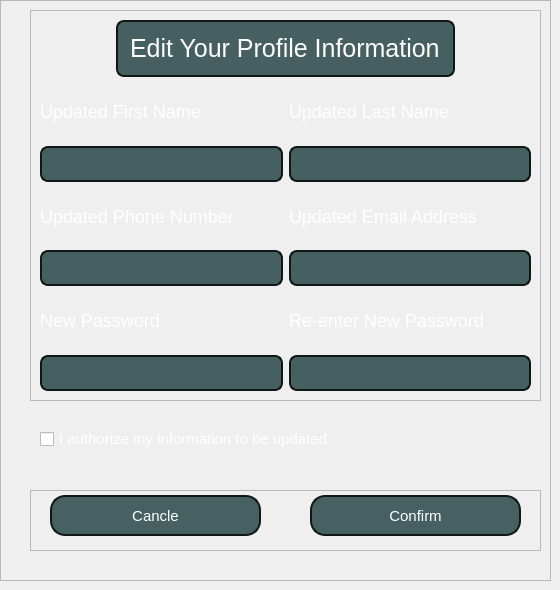
       <widget class="QWidget" name="profilePage">
        <widget class="QFrame" name="driverForm_2">
         <property name="geometry">
          <rect>
           <x>0</x>
           <y>0</y>
           <width>551</width>
           <height>581</height>
          </rect>
         </property>
         <property name="frameShape">
          <enum>QFrame::Shape::StyledPanel</enum>
         </property>
         <property name="frameShadow">
          <enum>QFrame::Shadow::Raised</enum>
         </property>
         <widget class="QFrame" name="frame_7">
          <property name="geometry">
           <rect>
            <x>30</x>
            <y>490</y>
            <width>511</width>
            <height>61</height>
           </rect>
          </property>
          <property name="frameShape">
           <enum>QFrame::Shape::StyledPanel</enum>
          </property>
          <property name="frameShadow">
           <enum>QFrame::Shadow::Raised</enum>
          </property>
          <widget class="QPushButton" name="confirmEdit_btn">
           <property name="geometry">
            <rect>
             <x>270</x>
             <y>0</y>
             <width>231</width>
             <height>51</height>
            </rect>
           </property>
           <property name="font">
            <font>
             <family>Arial</family>
             <pointsize>-1</pointsize>
             <bold>false</bold>
            </font>
           </property>
           <property name="cursor">
            <cursorShape>PointingHandCursor</cursorShape>
           </property>
           <property name="styleSheet">
            <string notr="true">QPushButton {
    background-color: #476061;
    color: #FFFFFF;
    font-size: 15px;
    padding: 10px 10px;

    /* Border and Shape */
    border: 2px solid #101717; 
    border-radius: 15px; 
    margin: 5px 10px 5px 10px;
    text-align: center;
}

/* Style for hover over button */
QPushButton:pressed {
    background-color: #4A5C66;
    border: 2px solid #FFFFFF;
}</string>
           </property>
           <property name="text">
            <string>Confirm</string>
           </property>
          </widget>
          <widget class="QPushButton" name="cancleEdit_btn">
           <property name="geometry">
            <rect>
             <x>10</x>
             <y>0</y>
             <width>231</width>
             <height>51</height>
            </rect>
           </property>
           <property name="font">
            <font>
             <family>Arial</family>
             <pointsize>-1</pointsize>
             <bold>false</bold>
            </font>
           </property>
           <property name="cursor">
            <cursorShape>PointingHandCursor</cursorShape>
           </property>
           <property name="styleSheet">
            <string notr="true">QPushButton {
    background-color: #476061;
    color: #FFFFFF;
    font-size: 15px;
    padding: 10px 10px;

    /* Border and Shape */
    border: 2px solid #101717; 
    border-radius: 15px; 
    margin: 5px 10px 5px 10px;
    text-align: center;
}

/* Style for hover over button */
QPushButton:pressed {
    background-color: #4A5C66;
    border: 2px solid #FFFFFF;
}</string>
           </property>
           <property name="text">
            <string>Cancle</string>
           </property>
          </widget>
         </widget>
         <widget class="QFrame" name="frame_8">
          <property name="geometry">
           <rect>
            <x>30</x>
            <y>10</y>
            <width>511</width>
            <height>391</height>
           </rect>
          </property>
          <property name="frameShape">
           <enum>QFrame::Shape::StyledPanel</enum>
          </property>
          <property name="frameShadow">
           <enum>QFrame::Shadow::Raised</enum>
          </property>
          <layout class="QGridLayout" name="gridLayout_2">
           <item row="1" column="1">
            <widget class="QLabel" name="label_21">
             <property name="font">
              <font>
               <family>Arial</family>
               <pointsize>-1</pointsize>
              </font>
             </property>
             <property name="styleSheet">
              <string notr="true">QLabel {
    color: white;                
    font-size: 18px;             
}
</string>
             </property>
             <property name="text">
              <string>Updated Last Name</string>
             </property>
            </widget>
           </item>
           <item row="2" column="1">
            <widget class="QLineEdit" name="updated_Last_name">
             <property name="sizePolicy">
              <sizepolicy hsizetype="Expanding" vsizetype="Fixed">
               <horstretch>0</horstretch>
               <verstretch>0</verstretch>
              </sizepolicy>
             </property>
             <property name="styleSheet">
              <string notr="true">QLineEdit {
    background-color: #466061; 
    border: 2px solid #101717; 
    border-radius: 8px; 
    padding: 6px;
    color: white; 
    font-size: 15px;            
}
QLineEdit:focus {
    background-color: #4A5C66; /* Slightly lighter background on hover */
    border: 2px solid #FFFFFF; /* Highlight the border on hover */
}</string>
             </property>
             <property name="text">
              <string/>
             </property>
            </widget>
           </item>
           <item row="4" column="0">
            <widget class="QLineEdit" name="updated_phonenum">
             <property name="sizePolicy">
              <sizepolicy hsizetype="Expanding" vsizetype="Fixed">
               <horstretch>0</horstretch>
               <verstretch>0</verstretch>
              </sizepolicy>
             </property>
             <property name="styleSheet">
              <string notr="true">QLineEdit {
    background-color: #466061; 
    border: 2px solid #101717; 
    border-radius: 8px; 
    padding: 6px;
    color: white; 
    font-size: 15px;            
}
QLineEdit:focus {
    background-color: #4A5C66; /* Slightly lighter background on hover */
    border: 2px solid #FFFFFF; /* Highlight the border on hover */
}</string>
             </property>
             <property name="text">
              <string/>
             </property>
            </widget>
           </item>
           <item row="3" column="0">
            <widget class="QLabel" name="label_20">
             <property name="font">
              <font>
               <family>Arial</family>
               <pointsize>-1</pointsize>
              </font>
             </property>
             <property name="styleSheet">
              <string notr="true">QLabel {
    color: white;                
    font-size: 18px;             
}
</string>
             </property>
             <property name="text">
              <string>Updated Phone Number</string>
             </property>
            </widget>
           </item>
           <item row="1" column="0">
            <widget class="QLabel" name="label_16">
             <property name="font">
              <font>
               <family>Arial</family>
               <pointsize>-1</pointsize>
              </font>
             </property>
             <property name="styleSheet">
              <string notr="true">QLabel {
    color: white;                
    font-size: 18px;             
}
</string>
             </property>
             <property name="text">
              <string>Updated First Name</string>
             </property>
            </widget>
           </item>
           <item row="6" column="0">
            <widget class="QLineEdit" name="new_password">
             <property name="sizePolicy">
              <sizepolicy hsizetype="Expanding" vsizetype="Fixed">
               <horstretch>0</horstretch>
               <verstretch>0</verstretch>
              </sizepolicy>
             </property>
             <property name="styleSheet">
              <string notr="true">QLineEdit {
    background-color: #466061; 
    border: 2px solid #101717; 
    border-radius: 8px; 
    padding: 6px;
    color: white; 
    font-size: 15px;            
}
QLineEdit:focus {
    background-color: #4A5C66; /* Slightly lighter background on hover */
    border: 2px solid #FFFFFF; /* Highlight the border on hover */
}</string>
             </property>
             <property name="text">
              <string/>
             </property>
            </widget>
           </item>
           <item row="0" column="0" colspan="2" alignment="Qt::AlignmentFlag::AlignHCenter">
            <widget class="QLabel" name="label_22">
             <property name="styleSheet">
              <string notr="true">QLabel {
    background-color: #466061; 
    border: 2px solid #101717; 
    border-radius: 8px; 
    padding: 6px;
    color: white; 
    font-size: 25px;            
}</string>
             </property>
             <property name="text">
              <string>Edit Your Profile Information</string>
             </property>
            </widget>
           </item>
           <item row="5" column="1">
            <widget class="QLabel" name="label_18">
             <property name="font">
              <font>
               <family>Arial</family>
               <pointsize>-1</pointsize>
              </font>
             </property>
             <property name="styleSheet">
              <string notr="true">QLabel {
    color: white;                
    font-size: 18px;             
}
</string>
             </property>
             <property name="text">
              <string>Re-enter New Password</string>
             </property>
            </widget>
           </item>
           <item row="4" column="1">
            <widget class="QLineEdit" name="upated_email">
             <property name="sizePolicy">
              <sizepolicy hsizetype="Expanding" vsizetype="Fixed">
               <horstretch>0</horstretch>
               <verstretch>0</verstretch>
              </sizepolicy>
             </property>
             <property name="styleSheet">
              <string notr="true">QLineEdit {
    background-color: #466061; 
    border: 2px solid #101717; 
    border-radius: 8px; 
    padding: 6px;
    color: white; 
    font-size: 15px;            
}
QLineEdit:focus {
    background-color: #4A5C66; /* Slightly lighter background on hover */
    border: 2px solid #FFFFFF; /* Highlight the border on hover */
}</string>
             </property>
             <property name="text">
              <string/>
             </property>
            </widget>
           </item>
           <item row="2" column="0">
            <widget class="QLineEdit" name="updated_First_name">
             <property name="sizePolicy">
              <sizepolicy hsizetype="Expanding" vsizetype="Fixed">
               <horstretch>0</horstretch>
               <verstretch>0</verstretch>
              </sizepolicy>
             </property>
             <property name="styleSheet">
              <string notr="true">QLineEdit {
    background-color: #466061; 
    border: 2px solid #101717; 
    border-radius: 8px; 
    padding: 6px;
    color: white; 
    font-size: 15px;            
}
/* Style for when the mouse hovers over the button */
QLineEdit:focus {
    background-color: #4A5C66; /* Slightly lighter background on hover */
    border: 2px solid #FFFFFF; /* Highlight the border on hover */
}</string>
             </property>
            </widget>
           </item>
           <item row="5" column="0">
            <widget class="QLabel" name="label_17">
             <property name="font">
              <font>
               <family>Arial</family>
               <pointsize>-1</pointsize>
              </font>
             </property>
             <property name="styleSheet">
              <string notr="true">QLabel {
    color: white;                
    font-size: 18px;             
}
</string>
             </property>
             <property name="text">
              <string>New Password</string>
             </property>
            </widget>
           </item>
           <item row="3" column="1">
            <widget class="QLabel" name="label_19">
             <property name="font">
              <font>
               <family>Arial</family>
               <pointsize>-1</pointsize>
              </font>
             </property>
             <property name="styleSheet">
              <string notr="true">QLabel {
    color: white;                
    font-size: 18px;             
}
</string>
             </property>
             <property name="text">
              <string>Updated Email Address</string>
             </property>
            </widget>
           </item>
           <item row="6" column="1">
            <widget class="QLineEdit" name="re_enter_password">
             <property name="sizePolicy">
              <sizepolicy hsizetype="Expanding" vsizetype="Fixed">
               <horstretch>0</horstretch>
               <verstretch>0</verstretch>
              </sizepolicy>
             </property>
             <property name="styleSheet">
              <string notr="true">QLineEdit {
    background-color: #466061; 
    border: 2px solid #101717; 
    border-radius: 8px; 
    padding: 6px;
    color: white; 
    font-size: 15px;            
}
QLineEdit:focus {
    background-color: #4A5C66; /* Slightly lighter background on hover */
    border: 2px solid #FFFFFF; /* Highlight the border on hover */
}</string>
             </property>
             <property name="text">
              <string/>
             </property>
            </widget>
           </item>
          </layout>
         </widget>
         <widget class="QCheckBox" name="authorize_Info_update">
          <property name="geometry">
           <rect>
            <x>40</x>
            <y>430</y>
            <width>493</width>
            <height>18</height>
           </rect>
          </property>
          <property name="font">
           <font>
            <pointsize>-1</pointsize>
           </font>
          </property>
          <property name="cursor">
           <cursorShape>PointingHandCursor</cursorShape>
          </property>
          <property name="styleSheet">
           <string notr="true">QCheckBox{
    color: white;                
    font-size: 15px;             
}
</string>
          </property>
          <property name="text">
           <string>I authorize my information to be updated</string>
          </property>
         </widget>
        </widget>
       </widget>
